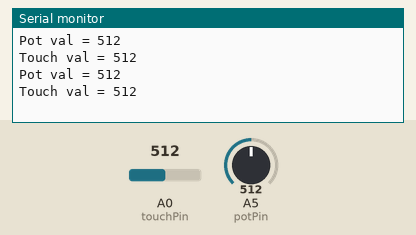
Simulated run of this sketch. Board: Arduino Uno, built with avr-gcc and run on an emulated ATmega328P. On the bench: the last lines printed to the serial monitor. Inputs (shaded band) come from the test bench; at power-on: A0 (touchPin) = 512, A5 (potPin) = 512.

Above: at 2.8 s.
2.9 s: A0 (touchPin) set to 716
At 5.0 s:
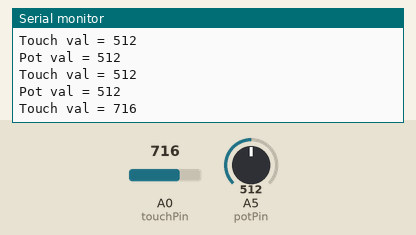
5.6 s: A5 (potPin) set to 716
At 6.6 s:
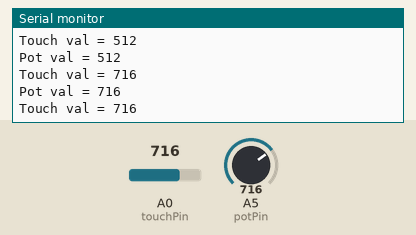
8.3 s: A0 (touchPin) set to 900
At 10.8 s:
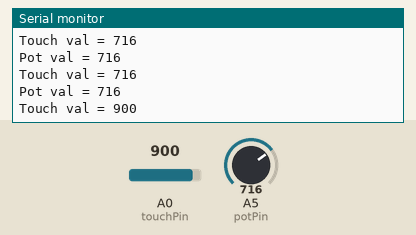
11.0 s: A5 (potPin) set to 900
At 12.4 s:
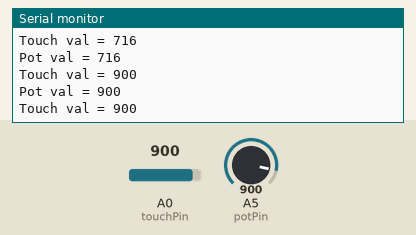
Timing chart, 0 to 14.0 s (numbered marks = the images above; inputs shaded):
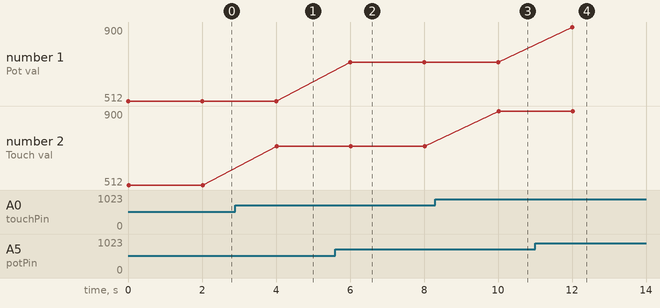

The sketch:

lie_detector.ino
```cpp
const int touchPin = 0;
const int potPin = 5;

void setup() {
  // put your setup code here, to run once:
  pinMode(touchPin, INPUT);
  pinMode(potPin, INPUT);

  Serial.begin(9600);

}

void loop() {
  // put your main code here, to run repeatedly:
  int potVal = analogRead(potPin);
  int touchVal = analogRead(touchPin);

  Serial.print("Pot val = ");
  Serial.println(potVal);

  Serial.print("Touch val = ");
  Serial.println(touchVal);

  delay(2000);
}
```

Measured:
- after the input at 2.9 s, the serial monitor: prints a new line after 1.1 s (image 1)
- after the input at 5.6 s, the serial monitor: prints a new line after 0.40 s (image 2)
- after the input at 8.3 s, the serial monitor: prints a new line after 1.7 s (image 3)
- after the input at 11.0 s, the serial monitor: prints a new line after 1.0 s (image 4)
- plotted number 2: 512 → 716 after the input at 2.9 s, 716 → 900 after the input at 8.3 s
